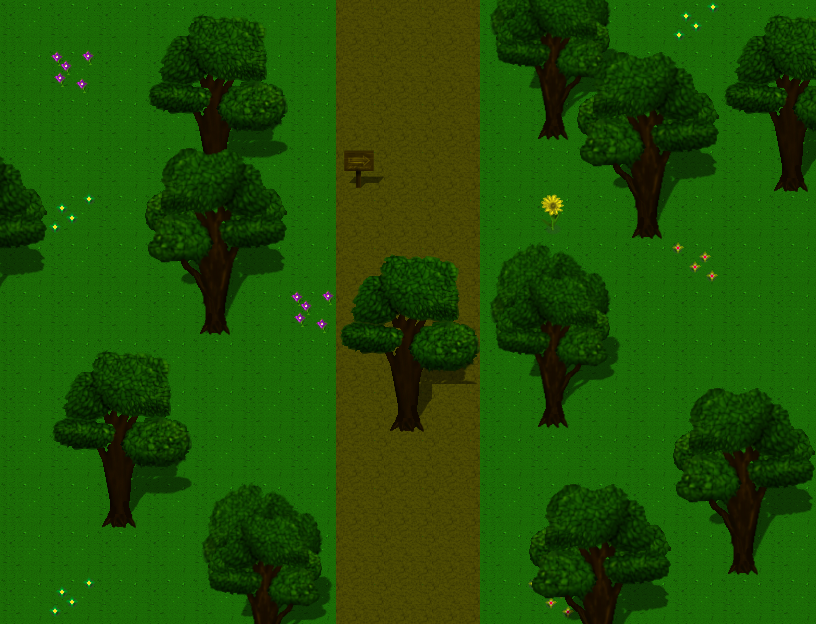

A level layout from a 2D game, rendered from its tile map. Below: a short description, then the map file with its tile-grid data intact:
An orthogonal 17x13 tile map with 48x48 px tiles, 4 tile layers (Tile Layer 1, Tree, above layer, Tree2), 2 tilesets and 8 objects.

<map version="1.10" tiledversion="1.11.0" orientation="orthogonal" renderorder="right-down" width="17" height="13" tilewidth="48" tileheight="48" infinite="0" nextlayerid="8" nextobjectid="14">
 <tileset firstgid="1" source="A.tsx" />
 <tileset firstgid="129" source="B.tsx" />
 <layer id="1" name="Tile Layer 1" width="17" height="13">
  <properties>
   <property name="unity:sortingLayerName" value="background" />
  </properties>
  <data encoding="csv">
1,1,1,1,1,1,1,33,34,33,1,1,1,1,1,1,1,
1,1,1,1,1,1,1,41,42,41,1,1,1,1,1,1,1,
1,1,1,1,1,1,1,49,50,49,1,1,1,1,1,1,1,
1,1,1,1,1,1,1,33,34,33,1,1,1,1,1,1,1,
1,1,1,1,1,1,1,41,42,41,1,1,1,1,1,1,1,
1,1,1,1,1,1,1,49,50,49,1,1,1,1,1,1,1,
1,1,1,1,1,1,1,33,34,33,1,1,1,1,1,1,1,
1,1,1,1,1,1,1,41,42,41,1,1,1,1,1,1,1,
1,1,1,1,1,1,1,49,50,49,1,1,1,1,1,1,1,
1,1,1,1,1,1,1,33,34,33,1,1,1,1,1,1,1,
1,1,1,1,1,1,1,41,42,41,1,1,1,1,1,1,1,
1,1,1,1,1,1,1,49,50,49,1,1,1,1,1,1,1,
1,1,1,1,1,1,1,33,34,33,1,1,1,1,1,1,1
</data>
 </layer>
 <layer id="2" name="Tree" width="17" height="13">
  <properties>
   <property name="unity:sortingLayerName" value="object" />
  </properties>
  <data encoding="csv">
0,0,0,129,130,131,0,0,0,0,212,213,214,0,248,129,130,
0,231,0,145,146,147,0,0,0,0,228,229,230,0,0,145,146,
0,0,0,161,162,163,0,0,0,0,244,245,246,0,0,161,162,
0,0,0,177,178,179,0,0,0,0,0,0,0,0,0,177,178,
0,248,0,0,0,0,0,0,0,0,0,0,0,0,0,0,0,
0,0,0,0,0,0,0,0,0,0,0,0,0,0,199,0,0,
0,0,0,0,0,0,231,0,0,0,0,0,0,0,0,0,0,
0,129,130,131,0,0,0,0,0,0,0,0,0,0,0,0,0,
0,145,146,147,0,0,0,0,178,0,0,0,0,0,193,194,195,
0,161,162,163,0,0,0,0,0,0,0,0,0,0,209,210,211,
0,177,178,179,196,197,198,0,0,0,0,0,0,0,225,226,227,
0,0,0,0,212,213,214,0,0,0,0,0,0,0,241,242,243,
0,248,0,0,228,229,230,0,0,0,0,199,0,0,0,0,0
</data>
 </layer>
 <layer id="7" name="above layer" width="17" height="13">
  <properties>
   <property name="unity:sortingLayerName" value="above object" />
  </properties>
  <data encoding="csv">
0,0,0,0,0,0,0,0,0,0,0,0,0,0,0,0,0,
0,0,0,0,0,0,0,0,0,0,0,0,0,0,0,0,0,
0,0,0,0,0,0,0,0,0,0,0,0,0,0,0,0,0,
0,0,0,0,0,0,0,0,0,0,0,0,0,0,0,0,0,
0,0,0,0,0,0,0,0,0,0,0,0,0,0,0,0,0,
0,0,0,0,0,0,0,129,130,131,0,0,0,0,0,0,0,
0,0,0,0,0,0,0,145,146,147,0,0,0,0,0,0,0,
0,0,0,0,0,0,0,161,162,163,0,0,0,0,0,0,0,
0,0,0,0,0,0,0,0,0,0,0,0,0,0,0,0,0,
0,0,0,0,0,0,0,0,0,0,0,0,0,0,0,0,0,
0,0,0,0,0,0,0,0,0,0,0,0,0,0,0,0,0,
0,0,0,0,0,0,0,0,0,0,0,0,0,0,0,0,0,
0,0,0,0,0,0,0,0,0,0,0,0,0,0,0,0,0
</data>
 </layer>
 <layer id="3" name="Tree2" width="17" height="13">
  <properties>
   <property name="unity:sortingLayerName" value="object" />
  </properties>
  <data encoding="csv">
0,0,0,0,0,0,0,0,0,0,0,0,0,0,0,0,0,
0,0,0,0,0,0,0,0,0,0,0,0,193,194,195,0,0,
0,0,0,0,0,0,0,0,0,0,0,0,209,210,211,0,0,
195,0,0,193,194,195,0,153,0,0,0,0,225,226,227,0,0,
211,0,0,209,210,211,0,33,0,0,0,216,241,242,243,0,0,
227,0,0,225,226,227,0,0,0,0,196,197,198,0,0,0,0,
243,0,0,241,242,243,0,0,0,0,212,213,214,0,0,0,0,
0,0,0,0,0,0,0,0,0,0,228,229,230,0,0,0,0,
0,0,0,0,0,0,0,0,0,0,244,245,246,0,0,0,0,
0,0,0,0,0,0,0,0,0,0,0,0,0,0,0,0,0,
0,0,0,0,0,0,0,0,0,0,0,193,194,195,0,0,0,
0,0,0,0,0,0,0,0,0,0,0,209,210,211,0,0,0,
0,0,0,0,0,0,0,0,0,0,0,225,226,227,0,0,0
</data>
 </layer>
 <objectgroup id="4" name="Object Layer 1">
  <object id="5" x="288" y="-78" width="248" height="77" />
  <object id="6" x="482" y="0" width="53" height="672" />
  <object id="7" x="290" y="627" width="192" height="44" />
  <object id="8" x="285" y="1" width="50" height="624" />
  <object id="9" x="337" y="146" width="48" height="49" />
  <object id="10" x="386" y="383" width="45" height="49" />
  <object id="11" x="969" y="37" width="1" />
  <object id="12" x="889" y="-23" />
 </objectgroup>
</map>
